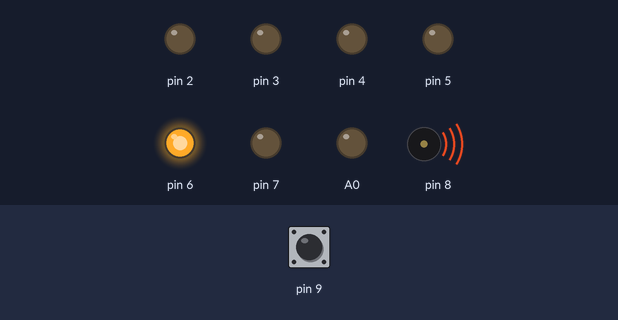
Recording of a sketch running on a simulated Arduino Uno, built with avr-gcc and run on an emulated ATmega328P. On the bench: output pins drawn as LEDs (lit = HIGH), buzzer (waves = sounding). Dashed ring = blinking. Inputs (shaded band) come from the test bench; at power-on: pin 9 HIGH.

Above: at 1.7 s.
1.8 s: pin 9 pulled LOW for 0.4 s
At 2.07 s:
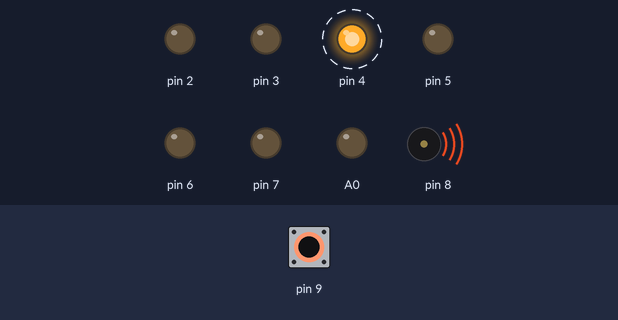
4.8 s: pin 9 pulled LOW for 1 s
At 7.72 s:
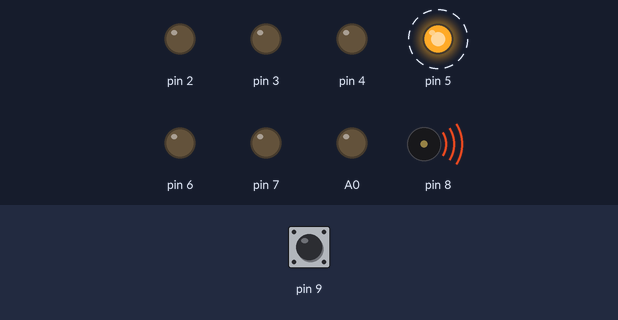
8.8 s: pin 9 pulled LOW for 3.2 s
At 12.15 s:
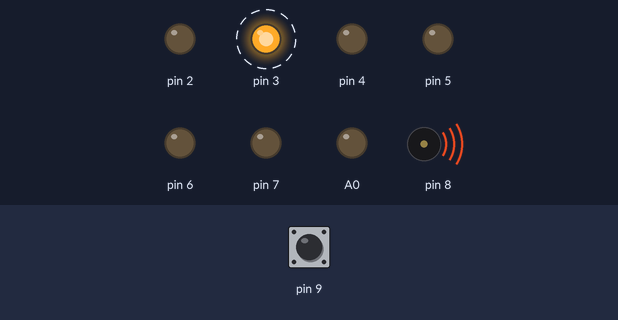
Timing chart, 0 to 19.5 s (numbered marks = the images above; inputs shaded):
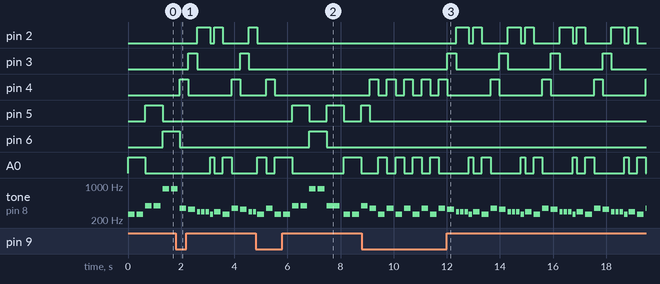

Measured:
- after the input at 1.8 s, pin 2: goes HIGH 0.49 s, LOW 0.16 s, HIGH 0.33 s, LOW 0.98 s, then HIGH, starting after 0.80 s; pin 3: alternates HIGH for 0.33 s and LOW for 1.6 s, starting after 0.48 s; pin 4: alternates HIGH for 0.33 s and LOW for 1.6 s, starting after 0.15 s; pin 5: stops changing and stays LOW; pin 6: goes on until 2.0 s, then stays LOW
- after the input at 4.8 s, pin 3: stops changing and stays LOW; pin 5: alternates HIGH for 0.65 s and LOW for 0.65 s, starting after 1.4 s; pin 6: LOW → HIGH after 2.0 s, → LOW 0.65 s later
- after the input at 8.8 s, pin 2: LOW → HIGH after 3.6 s, then repeats every 1.9 s: LOW 0.16 s, HIGH 0.33 s, LOW 0.98 s, HIGH 0.49 s; pin 3: alternates HIGH for 0.33 s and LOW for 1.6 s, starting after 3.2 s; pin 4: goes 4 × (HIGH 0.33 s, LOW 0.33 s), 4 × (HIGH 0.33 s, LOW 1.6 s), then HIGH, starting after 0.30 s; pin 6: stops changing and stays LOW
- by itself, A0: repeats every 1.9 s: HIGH 0.33 s, LOW 1.1 s, HIGH 0.16 s, LOW 0.33 s
- by itself, tone on pin 8: plays 349 Hz for 0.25 s, 262 Hz for 0.25 s, 349 Hz for 0.25 s, 262 Hz for 0.25 s, 349 Hz for 0.25 s, 262 Hz for 0.25 s … (41 notes in this stretch)

The sketch:

512_team5song_LED.ino
```cpp
#include "pitches.h"

// notes in the melody:
int star[] = {
  NOTE_C4, NOTE_C4, NOTE_G4, NOTE_G4, NOTE_A5, NOTE_A5, NOTE_G4, 0
};

// note durations: 4 = quarter note, 8 = eighth note, etc.:
int noteDurations[] = {
  4, 4, 4, 4, 4, 4, 2, 4
};
int deepdeepblue[]={
NOTE_F4, NOTE_E4, NOTE_D4, NOTE_D4, NOTE_D4, NOTE_C4, NOTE_D4, NOTE_C4
};
int noteDurationsD[] = {
  4, 4, 8, 8, 8, 8, 4, 4
};
int songnum=0;
bool butbefore=1,butnow=1;

void setup() {
  // iterate over the notes of the melody:
  pinMode(9,INPUT_PULLUP);
  for(int i=2;i<=7;i++)
  {
    pinMode(i,OUTPUT);
  }
  pinMode(A0,OUTPUT);
}

void loop() {
  // no need to repeat the melody.
  if(songnum==0)
  {
    for (int thisNote = 0; thisNote < 8; thisNote++)
    {
      // to calculate the note duration, take one second divided by the note type.
     //e.g. quarter note = 1000 / 4, eighth note = 1000/8, etc.
      int noteDuration = 1000 / noteDurations[thisNote];
      tone(8, star[thisNote], noteDuration);
      if (star[thisNote]==NOTE_C4)//led
      {
        digitalWrite(A0,HIGH);
        int pauseBetweenNotes = noteDuration * 1.30;
        delay(pauseBetweenNotes);
        digitalWrite(A0,LOW);
      }
      else if(star[thisNote]==NOTE_D4)
      {
        digitalWrite(2,HIGH);
        int pauseBetweenNotes = noteDuration * 1.30;
        delay(pauseBetweenNotes);
        digitalWrite(2,LOW);
      }
      else if(star[thisNote]==NOTE_E4)
      {
        digitalWrite(3,HIGH);
        int pauseBetweenNotes = noteDuration * 1.30;
        delay(pauseBetweenNotes);
        digitalWrite(3,LOW);
      }
      else if(star[thisNote]==NOTE_F4)
      {
        digitalWrite(4,HIGH);
        int pauseBetweenNotes = noteDuration * 1.30;
        delay(pauseBetweenNotes);
        digitalWrite(4,LOW);
      }
      else if(star[thisNote]==NOTE_G4)
      {
        digitalWrite(5,HIGH);
        int pauseBetweenNotes = noteDuration * 1.30;
        delay(pauseBetweenNotes);
        digitalWrite(5,LOW);
      }
      else if(star[thisNote]==NOTE_A5)
      {
        digitalWrite(6,HIGH);
        int pauseBetweenNotes = noteDuration * 1.30;
        delay(pauseBetweenNotes);
        digitalWrite(6,LOW);
      }
      else if(star[thisNote]==NOTE_B5)
      {
        digitalWrite(7,HIGH);
        int pauseBetweenNotes = noteDuration * 1.30;
        delay(pauseBetweenNotes);
        digitalWrite(7,LOW);
      }
      // to distinguish the notes, set a minimum time between them.
      // the note's duration + 30% seems to work well:

      // stop the tone playing:
      noTone(8);
      butnow=digitalRead(9);
      if(butnow==0&&butbefore==1)
      {
        songnum=songnum+1;
        thisNote=8;
      }
      butbefore==butnow;
  }
  }
  if(songnum==1)
  {
    for (int thisNote = 0; thisNote < 8; thisNote++)
    {
      // to calculate the note duration, take one second divided by the note type.
     //e.g. quarter note = 1000 / 4, eighth note = 1000/8, etc.
      int noteDuration = 1000 / noteDurationsD[thisNote];
      tone(8, deepdeepblue[thisNote], noteDuration);
      if (deepdeepblue[thisNote]==NOTE_C4)//led
      {
        digitalWrite(A0,HIGH);
        int pauseBetweenNotes = noteDuration * 1.30;
        delay(pauseBetweenNotes);
        digitalWrite(A0,LOW);
      }
      else if(deepdeepblue[thisNote]==NOTE_D4)
      {
        digitalWrite(2,HIGH);
        int pauseBetweenNotes = noteDuration * 1.30;
        delay(pauseBetweenNotes);
        digitalWrite(2,LOW);
      }
      else if(deepdeepblue[thisNote]==NOTE_E4)
      {
        digitalWrite(3,HIGH);
        int pauseBetweenNotes = noteDuration * 1.30;
        delay(pauseBetweenNotes);
        digitalWrite(3,LOW);
      }
      else if(deepdeepblue[thisNote]==NOTE_F4)
      {
        digitalWrite(4,HIGH);
        int pauseBetweenNotes = noteDuration * 1.30;
        delay(pauseBetweenNotes);
        digitalWrite(4,LOW);
      }
      else if(deepdeepblue[thisNote]==NOTE_G4)
      {
        digitalWrite(5,HIGH);
        int pauseBetweenNotes = noteDuration * 1.30;
        delay(pauseBetweenNotes);
        digitalWrite(5,LOW);
      }
      else if(deepdeepblue[thisNote]==NOTE_A5)
      {
        digitalWrite(6,HIGH);
        int pauseBetweenNotes = noteDuration * 1.30;
        delay(pauseBetweenNotes);
        digitalWrite(6,LOW);
      }
      else if(deepdeepblue[thisNote]==NOTE_B5)
      {
        digitalWrite(7,HIGH);
        int pauseBetweenNotes = noteDuration * 1.30;
        delay(pauseBetweenNotes);
        digitalWrite(7,LOW);
      }
      // to distinguish the notes, set a minimum time between them.
      // the note's duration + 30% seems to work well:

      // stop the tone playing:
      noTone(8);
      butnow=digitalRead(9);
      if(butnow==0&&butbefore==1)
      {
        songnum=songnum-1;
        thisNote=8;
      }
      butbefore==butnow;
  }
  }
}
```

pitches.h
```cpp
/*************************************************
   Public Constants
 *************************************************/

#define NOTE_B0  31
#define NOTE_C1  33
#define NOTE_CS1 35
#define NOTE_D1  37
#define NOTE_DS1 39
#define NOTE_E1  41
#define NOTE_F1  44
#define NOTE_FS1 46
#define NOTE_G1  49
#define NOTE_GS1 52
#define NOTE_A1  55
#define NOTE_AS1 58
#define NOTE_B1  62
#define NOTE_C2  65
#define NOTE_CS2 69
#define NOTE_D2  73
#define NOTE_DS2 78
#define NOTE_E2  82
#define NOTE_F2  87
#define NOTE_FS2 93
#define NOTE_G2  98
#define NOTE_GS2 104
#define NOTE_A2  110
#define NOTE_AS2 117
#define NOTE_B2  123
#define NOTE_C3  131
#define NOTE_CS3 139
#define NOTE_D3  147
#define NOTE_DS3 156
#define NOTE_E3  165
#define NOTE_F3  175
#define NOTE_FS3 185
#define NOTE_G3  196
#define NOTE_GS3 208
#define NOTE_A3  220
#define NOTE_AS3 233
#define NOTE_B3  247
#define NOTE_C4  262
#define NOTE_CS4 277
#define NOTE_D4  294
#define NOTE_DS4 311
#define NOTE_E4  330
#define NOTE_F4  349
#define NOTE_FS4 370
#define NOTE_G4  392
#define NOTE_GS4 415
#define NOTE_A4  440
#define NOTE_AS4 466
#define NOTE_B4  494
#define NOTE_C5  523
#define NOTE_CS5 554
#define NOTE_D5  587
#define NOTE_DS5 622
#define NOTE_E5  659
#define NOTE_F5  698
#define NOTE_FS5 740
#define NOTE_G5  784
#define NOTE_GS5 831
#define NOTE_A5  880
#define NOTE_AS5 932
#define NOTE_B5  988
#define NOTE_C6  1047
#define NOTE_CS6 1109
#define NOTE_D6  1175
#define NOTE_DS6 1245
#define NOTE_E6  1319
#define NOTE_F6  1397
#define NOTE_FS6 1480
#define NOTE_G6  1568
#define NOTE_GS6 1661
#define NOTE_A6  1760
#define NOTE_AS6 1865
#define NOTE_B6  1976
#define NOTE_C7  2093
#define NOTE_CS7 2217
#define NOTE_D7  2349
#define NOTE_DS7 2489
#define NOTE_E7  2637
#define NOTE_F7  2794
#define NOTE_FS7 2960
#define NOTE_G7  3136
#define NOTE_GS7 3322
#define NOTE_A7  3520
#define NOTE_AS7 3729
#define NOTE_B7  3951
#define NOTE_C8  4186
#define NOTE_CS8 4435
#define NOTE_D8  4699
#define NOTE_DS8 4978
```
